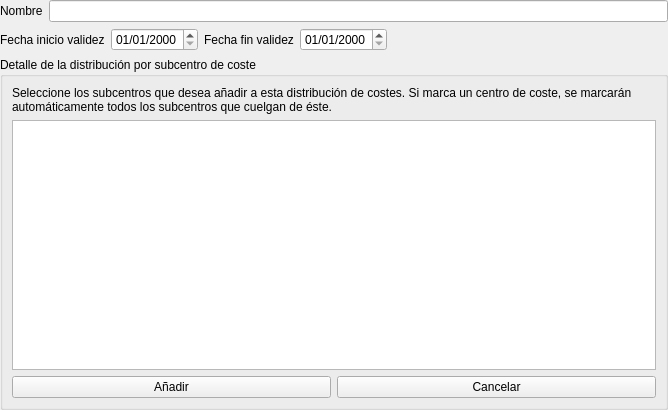
<?xml version="1.0" encoding="UTF-8"?>
<ui version="4.0">
 <class>Form</class>
 <widget class="QWidget" name="Form">
  <property name="geometry">
   <rect>
    <x>0</x>
    <y>0</y>
    <width>668</width>
    <height>410</height>
   </rect>
  </property>
  <property name="windowTitle">
   <string>Distribución de coste</string>
  </property>
  <property name="tableName">
   <string>distribucioncostes</string>
  </property>
  <layout class="QGridLayout" name="gridLayout_2">
   <property name="margin">
    <number>0</number>
   </property>
   <item row="0" column="0">
    <widget class="QLabel" name="label">
     <property name="text">
      <string>Nombre</string>
     </property>
    </widget>
   </item>
   <item row="0" column="1">
    <widget class="DBLineEdit" name="db_nombre">
     <property name="fieldName">
      <string>nombre</string>
     </property>
     <property name="dataEditable">
      <bool>true</bool>
     </property>
    </widget>
   </item>
   <item row="1" column="0" colspan="2">
    <layout class="QHBoxLayout" name="horizontalLayout">
     <item>
      <widget class="QLabel" name="label_2">
       <property name="text">
        <string>Fecha inicio validez</string>
       </property>
      </widget>
     </item>
     <item>
      <widget class="DBDateTimeEdit" name="db_fechainicio">
       <property name="displayFormat">
        <string>dd/MM/yyyy</string>
       </property>
       <property name="fieldName">
        <string>fechainicio</string>
       </property>
       <property name="dataEditable">
        <bool>true</bool>
       </property>
      </widget>
     </item>
     <item>
      <widget class="QLabel" name="label_3">
       <property name="text">
        <string>Fecha fin validez</string>
       </property>
      </widget>
     </item>
     <item>
      <widget class="DBDateTimeEdit" name="db_fechafin">
       <property name="displayFormat">
        <string>dd/MM/yyyy</string>
       </property>
       <property name="fieldName">
        <string>fechafin</string>
       </property>
       <property name="dataEditable">
        <bool>true</bool>
       </property>
      </widget>
     </item>
     <item>
      <spacer name="horizontalSpacer">
       <property name="orientation">
        <enum>Qt::Horizontal</enum>
       </property>
       <property name="sizeHint" stdset="0">
        <size>
         <width>178</width>
         <height>20</height>
        </size>
       </property>
      </spacer>
     </item>
    </layout>
   </item>
   <item row="2" column="0" colspan="2">
    <widget class="QGroupBox" name="groupBox">
     <property name="title">
      <string>Detalle de la distribución por subcentro de coste</string>
     </property>
     <layout class="QVBoxLayout" name="verticalLayout_2">
      <item>
       <widget class="QStackedWidget" name="swFichas">
        <property name="currentIndex">
         <number>1</number>
        </property>
        <widget class="QWidget" name="pageDetail">
         <layout class="QVBoxLayout" name="verticalLayout">
          <property name="margin">
           <number>0</number>
          </property>
          <item>
           <widget class="DBDetailView" name="dbDetailView">
            <property name="relationName">
             <string>lineasdistribucioncostes</string>
            </property>
            <property name="dataEditable">
             <bool>true</bool>
            </property>
           </widget>
          </item>
          <item>
           <layout class="QHBoxLayout" name="horizontalLayout_2">
            <item>
             <widget class="QPushButton" name="pbAniadirSubcentros">
              <property name="text">
               <string>Añadir múltiples subcentros</string>
              </property>
              <property name="icon">
               <iconset>
                <normaloff>:/images/commons/centrosdecoste.png</normaloff>:/images/commons/centrosdecoste.png</iconset>
              </property>
             </widget>
            </item>
            <item>
             <spacer name="horizontalSpacer_2">
              <property name="orientation">
               <enum>Qt::Horizontal</enum>
              </property>
              <property name="sizeHint" stdset="0">
               <size>
                <width>40</width>
                <height>20</height>
               </size>
              </property>
             </spacer>
            </item>
            <item>
             <widget class="QLabel" name="label_4">
              <property name="text">
               <string>Suma de los porcentajes</string>
              </property>
             </widget>
            </item>
            <item>
             <widget class="DBNumberEdit" name="db_totalporcentajes">
              <property name="maximumSize">
               <size>
                <width>70</width>
                <height>16777215</height>
               </size>
              </property>
              <property name="fieldName">
               <string>totalporcentajes</string>
              </property>
             </widget>
            </item>
           </layout>
          </item>
         </layout>
        </widget>
        <widget class="QWidget" name="pageSubcentros">
         <layout class="QGridLayout" name="gridLayout">
          <property name="margin">
           <number>0</number>
          </property>
          <item row="1" column="0" colspan="2">
           <widget class="DBTreeView" name="tvSubcentros">
            <property name="editTriggers">
             <set>QAbstractItemView::NoEditTriggers</set>
            </property>
            <property name="rootIsDecorated">
             <bool>true</bool>
            </property>
            <property name="animated">
             <bool>true</bool>
            </property>
            <property name="dataEditable">
             <bool>true</bool>
            </property>
            <property name="tableNames">
             <string>centroscoste;subcentroscoste</string>
            </property>
            <property name="visibleColumns">
             <string>nombre;nombre</string>
            </property>
            <property name="keyColumns">
             <string>id;id</string>
            </property>
            <property name="automaticName">
             <bool>false</bool>
            </property>
            <property name="itemCheckBox">
             <bool>true</bool>
            </property>
            <property name="checkFatherCheckChildrens">
             <bool>true</bool>
            </property>
            <property name="tableName" stdset="0">
             <string/>
            </property>
            <property name="visibleField" stdset="0">
             <string/>
            </property>
            <property name="order" stdset="0">
             <string/>
            </property>
            <property name="keyField" stdset="0">
             <string/>
            </property>
            <attribute name="headerVisible">
             <bool>false</bool>
            </attribute>
           </widget>
          </item>
          <item row="2" column="0">
           <widget class="QPushButton" name="pbAniadirMultiple">
            <property name="text">
             <string>Añadir</string>
            </property>
            <property name="icon">
             <iconset>
              <normaloff>:/aplicacion/images/ok.png</normaloff>:/aplicacion/images/ok.png</iconset>
            </property>
           </widget>
          </item>
          <item row="2" column="1">
           <widget class="QPushButton" name="pbCancelar">
            <property name="text">
             <string>Cancelar</string>
            </property>
            <property name="icon">
             <iconset>
              <normaloff>:/generales/images/delete.png</normaloff>:/generales/images/delete.png</iconset>
            </property>
           </widget>
          </item>
          <item row="0" column="0" colspan="2">
           <widget class="QLabel" name="label_5">
            <property name="text">
             <string>&lt;html&gt;&lt;head/&gt;&lt;body&gt;&lt;p&gt;Seleccione los subcentros que desea añadir a esta distribución de costes. Si marca un centro de coste, se marcarán automáticamente todos los subcentros que cuelgan de éste.&lt;/p&gt;&lt;/body&gt;&lt;/html&gt;</string>
            </property>
            <property name="wordWrap">
             <bool>true</bool>
            </property>
           </widget>
          </item>
         </layout>
        </widget>
       </widget>
      </item>
     </layout>
    </widget>
   </item>
  </layout>
 </widget>
 <customwidgets>
  <customwidget>
   <class>AERPBaseDialog</class>
   <extends>QDialog</extends>
   <header>aerpbasedialog.h</header>
  </customwidget>
  <customwidget>
   <class>DBDateTimeEdit</class>
   <extends>QDateTimeEdit</extends>
   <header>widgets/dbdatetimeedit.h</header>
  </customwidget>
  <customwidget>
   <class>DBDetailView</class>
   <extends>QWidget</extends>
   <header>widgets/dbdetailview.h</header>
  </customwidget>
  <customwidget>
   <class>DBLineEdit</class>
   <extends>QLineEdit</extends>
   <header>widgets/dblineedit.h</header>
  </customwidget>
  <customwidget>
   <class>DBNumberEdit</class>
   <extends>QLineEdit</extends>
   <header>widgets/dbnumberedit.h</header>
  </customwidget>
  <customwidget>
   <class>DBTreeView</class>
   <extends>QTreeView</extends>
   <header>widgets/dbtreeview.h</header>
  </customwidget>
 </customwidgets>
 <resources>
  <include location="../../../programacion/alepherp/src/resources/resources.qrc"/>
  <include location="../../../programacion/git/alepherp/src/resources/modules.qrc"/>
 </resources>
 <connections/>
</ui>
